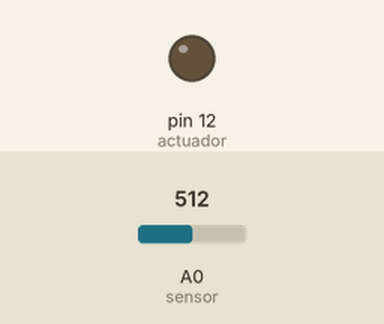
Simulated run of this sketch. Board: Arduino Uno, built with avr-gcc and run on an emulated ATmega328P. On the bench: output pins drawn as LEDs (lit = HIGH). The test bench sets the inputs (shaded band); at power-on: A0 (sensor) = 512.

Above: at 1.2 s.
1.3 s: A0 (sensor) set to 532
At 2.5 s:
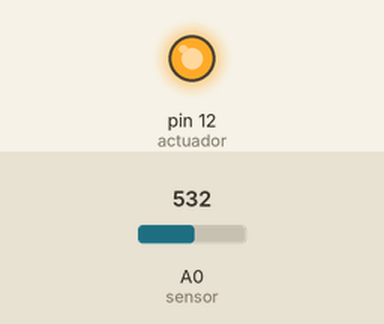
2.8 s: A0 (sensor) set to 511
At 3.9 s:
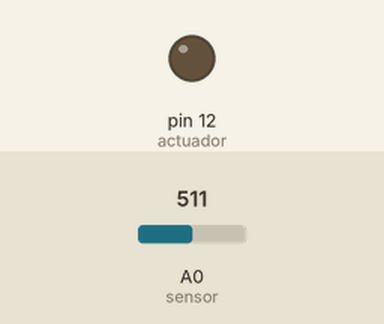
4.3 s: A0 (sensor) set to 716
At 5.2 s:
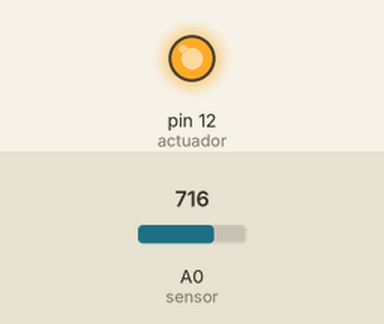
Timing chart, 0 to 7.3 s (numbered marks = the images above; inputs shaded):
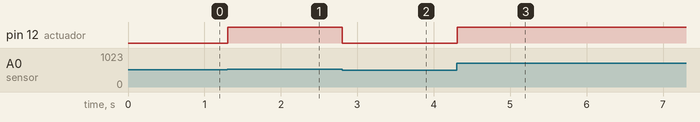

The sketch:

P7.ino
```cpp
int sensor = A0;
int actuador =12;

void setup() {
  // put your setup code here, to run once:
  Serial.begin(9600);

}
int v;
void loop() {
  // put your main code here, to run repeatedly:
  v=analogRead(sensor);
  v= map(v,0,1023,0,255);
  analogWrite(actuador,v);
  delay(100);

}
```

Measured:
- the behaviour switches between 513 and 514 on A0 (sensor) (found by bisection; images 0 and 1)
- after the input at 1.3 s, pin 12 (actuador): LOW → HIGH at once
- after the input at 2.8 s, pin 12 (actuador): HIGH → LOW at once
- after the input at 4.3 s, pin 12 (actuador): LOW → HIGH at once
